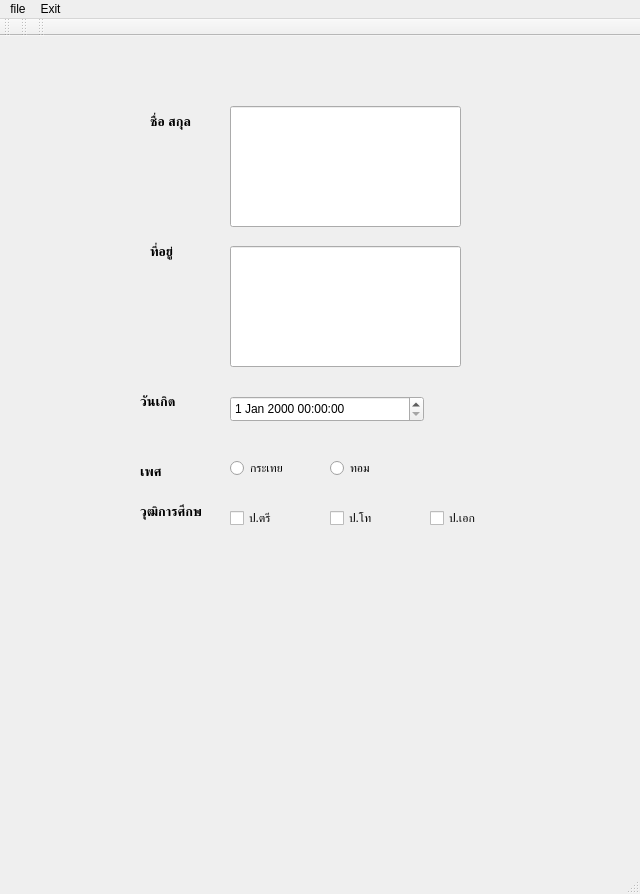
<?xml version="1.0" encoding="UTF-8"?>
<ui version="4.0">
 <class>MainWindow</class>
 <widget class="QMainWindow" name="MainWindow">
  <property name="geometry">
   <rect>
    <x>0</x>
    <y>0</y>
    <width>640</width>
    <height>894</height>
   </rect>
  </property>
  <property name="windowTitle">
   <string>MainWindow</string>
  </property>
  <widget class="QWidget" name="centralwidget">
   <widget class="QLabel" name="name">
    <property name="geometry">
     <rect>
      <x>150</x>
      <y>70</y>
      <width>61</width>
      <height>31</height>
     </rect>
    </property>
    <property name="font">
     <font>
      <pointsize>10</pointsize>
      <bold>true</bold>
     </font>
    </property>
    <property name="text">
     <string>ชื่อ สกุล</string>
    </property>
   </widget>
   <widget class="QLineEdit" name="name_box">
    <property name="geometry">
     <rect>
      <x>230</x>
      <y>70</y>
      <width>231</width>
      <height>121</height>
     </rect>
    </property>
   </widget>
   <widget class="QLabel" name="address">
    <property name="geometry">
     <rect>
      <x>150</x>
      <y>200</y>
      <width>61</width>
      <height>31</height>
     </rect>
    </property>
    <property name="font">
     <font>
      <pointsize>10</pointsize>
      <bold>true</bold>
     </font>
    </property>
    <property name="text">
     <string>ที่อยู่</string>
    </property>
   </widget>
   <widget class="QLineEdit" name="addess_box">
    <property name="geometry">
     <rect>
      <x>230</x>
      <y>210</y>
      <width>231</width>
      <height>121</height>
     </rect>
    </property>
   </widget>
   <widget class="QDateTimeEdit" name="birdday_box">
    <property name="geometry">
     <rect>
      <x>230</x>
      <y>360</y>
      <width>194</width>
      <height>26</height>
     </rect>
    </property>
   </widget>
   <widget class="QCheckBox" name="e1">
    <property name="geometry">
     <rect>
      <x>230</x>
      <y>470</y>
      <width>84</width>
      <height>24</height>
     </rect>
    </property>
    <property name="text">
     <string>ป.ตรี</string>
    </property>
   </widget>
   <widget class="QCheckBox" name="e2">
    <property name="geometry">
     <rect>
      <x>330</x>
      <y>470</y>
      <width>84</width>
      <height>24</height>
     </rect>
    </property>
    <property name="text">
     <string>ป.โท</string>
    </property>
   </widget>
   <widget class="QCheckBox" name="e3">
    <property name="geometry">
     <rect>
      <x>430</x>
      <y>470</y>
      <width>84</width>
      <height>24</height>
     </rect>
    </property>
    <property name="text">
     <string>ป.เอก</string>
    </property>
   </widget>
   <widget class="QRadioButton" name="male">
    <property name="geometry">
     <rect>
      <x>230</x>
      <y>420</y>
      <width>98</width>
      <height>24</height>
     </rect>
    </property>
    <property name="text">
     <string>กระเทย</string>
    </property>
   </widget>
   <widget class="QRadioButton" name="women">
    <property name="geometry">
     <rect>
      <x>330</x>
      <y>420</y>
      <width>98</width>
      <height>24</height>
     </rect>
    </property>
    <property name="text">
     <string>ทอม</string>
    </property>
   </widget>
   <widget class="QLabel" name="birdday">
    <property name="geometry">
     <rect>
      <x>140</x>
      <y>350</y>
      <width>61</width>
      <height>31</height>
     </rect>
    </property>
    <property name="font">
     <font>
      <pointsize>10</pointsize>
      <bold>true</bold>
     </font>
    </property>
    <property name="text">
     <string>วันเกิด</string>
    </property>
   </widget>
   <widget class="QLabel" name="sex">
    <property name="geometry">
     <rect>
      <x>140</x>
      <y>420</y>
      <width>61</width>
      <height>31</height>
     </rect>
    </property>
    <property name="font">
     <font>
      <pointsize>10</pointsize>
      <bold>true</bold>
     </font>
    </property>
    <property name="text">
     <string>เพศ</string>
    </property>
   </widget>
   <widget class="QLabel" name="educational">
    <property name="geometry">
     <rect>
      <x>140</x>
      <y>460</y>
      <width>61</width>
      <height>31</height>
     </rect>
    </property>
    <property name="font">
     <font>
      <pointsize>10</pointsize>
      <bold>true</bold>
     </font>
    </property>
    <property name="text">
     <string>วุฒิการศึกษา</string>
    </property>
   </widget>
  </widget>
  <widget class="QMenuBar" name="menubar">
   <property name="geometry">
    <rect>
     <x>0</x>
     <y>0</y>
     <width>640</width>
     <height>33</height>
    </rect>
   </property>
   <widget class="QMenu" name="menufile">
    <property name="title">
     <string>file</string>
    </property>
    <addaction name="actionopen"/>
    <addaction name="actionedit"/>
    <addaction name="actionsetting"/>
   </widget>
   <widget class="QMenu" name="menuExt">
    <property name="title">
     <string>Exit</string>
    </property>
   </widget>
   <addaction name="menufile"/>
   <addaction name="menuExt"/>
  </widget>
  <widget class="QStatusBar" name="statusbar"/>
  <widget class="QToolBar" name="toolBar">
   <property name="windowTitle">
    <string>toolBar</string>
   </property>
   <attribute name="toolBarArea">
    <enum>TopToolBarArea</enum>
   </attribute>
   <attribute name="toolBarBreak">
    <bool>false</bool>
   </attribute>
  </widget>
  <widget class="QToolBar" name="toolBar_2">
   <property name="windowTitle">
    <string>toolBar_2</string>
   </property>
   <attribute name="toolBarArea">
    <enum>TopToolBarArea</enum>
   </attribute>
   <attribute name="toolBarBreak">
    <bool>false</bool>
   </attribute>
  </widget>
  <widget class="QToolBar" name="toolBar_3">
   <property name="windowTitle">
    <string>toolBar_3</string>
   </property>
   <attribute name="toolBarArea">
    <enum>TopToolBarArea</enum>
   </attribute>
   <attribute name="toolBarBreak">
    <bool>false</bool>
   </attribute>
  </widget>
  <action name="actionopen">
   <property name="text">
    <string>open</string>
   </property>
  </action>
  <action name="actionedit">
   <property name="text">
    <string>edit</string>
   </property>
  </action>
  <action name="actionsetting">
   <property name="text">
    <string>setting</string>
   </property>
  </action>
 </widget>
 <resources/>
 <connections/>
</ui>
